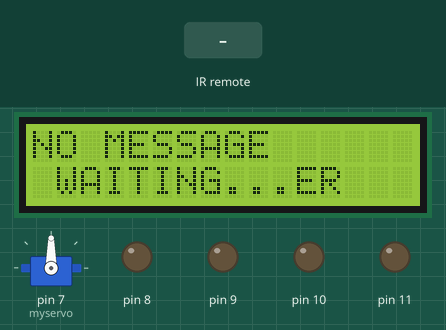
Simulated run of this sketch. Board: Arduino Uno, built with avr-gcc and run on an emulated ATmega328P. Shown: servo, 16×2 character LCD, output pins drawn as LEDs (lit = HIGH). The inputs (shaded band) are chosen by the test bench. What the sketch prints to the serial monitor is not drawn.

Above: at 3.3 s.
3.4 s: infrared code 0x56874159 received
At 3.9 s:
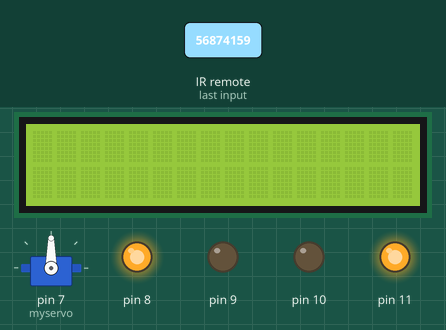
At 9.0 s:
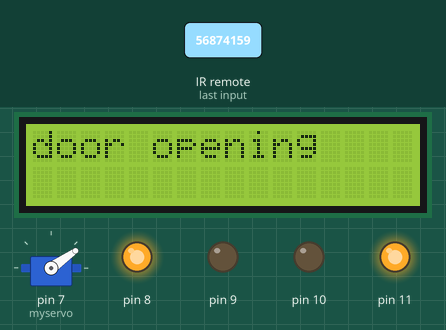
Timing chart, 0 to 20.1 s (numbered marks = the images above; inputs shaded):
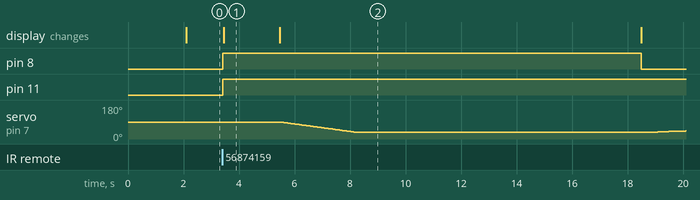

Measured:
- after the input at 3.4 s, pin 8: LOW → HIGH at once, → LOW 15.1 s later; pin 11: LOW → HIGH at once; the display: changes after 0.05 s (image 1)
- what the display in image 1 shows lasts 2.1 s, from 3.4 s to 5.5 s

The sketch:

Rx_32_bit.ino
```cpp
#include <IRremote.h>
#include "LCDIC2.h"
#include <Servo.h>
Servo myservo;
int pos = 0;

void door_open();
void door_close();

int RECV_PIN = 3;
IRrecv irrecv(RECV_PIN);
decode_results results;

LCDIC2 lcd(0x3F, 16, 2);


int door_state = 0;


void setup()
{
  myservo.attach (7);
  Serial.begin(9600);
  irrecv.enableIRIn(); // Start the receiver

  pinMode(8,OUTPUT);
  pinMode(9,OUTPUT);
  pinMode(10,OUTPUT);
  pinMode(11,OUTPUT);

  digitalWrite(8,LOW);
  digitalWrite(9,LOW);
  digitalWrite(10,LOW);
  digitalWrite(11,LOW);

 if (lcd.begin())
 lcd.setCursor(0,0);
 lcd.print("VLC ");
 lcd.setCursor(0,1);
 lcd.print("DATA RECEIVER ");
 delay(2000);

 lcd.setCursor(0,0);
 lcd.print("NO MESSAGE ");
 lcd.setCursor(0,1);
 lcd.print(" WAITING...");
 myservo.write(90);

}

void loop()

{

if (irrecv.decode(&results)) {
    Serial.println(results.value);

    if(results.value ==  1451704665)   //  881415973)
     {
      digitalWrite(8,HIGH);
      digitalWrite(9,LOW);
      digitalWrite(10,LOW);
      digitalWrite(11,HIGH);

      lcd.clear();
      Serial.println(" Car No 1 Accress");
      lcd.setCursor(0,0);
      lcd.print("Car No 1 Accress MEMBER!");
      lcd.setCursor(0,1);
      lcd.print("> > WELCOME! < <");
      lcd.clear();
      delay(2000);

      lcd.setCursor(0,0);
      lcd.print("door opening");
      door_open();
      delay(10000);

      lcd.clear();
      lcd.print("door close");
      door_close();

      lcd.setCursor(0,0);
      lcd.print("NO MESSAGE ");
      lcd.setCursor(0,1);
      lcd.print(" WAITING...");
      }

     else if(results.value ==  881415973)       //1451704665)
     {
      digitalWrite(8,LOW);
      digitalWrite(9,HIGH);
      digitalWrite(10,LOW);
      digitalWrite(11,HIGH);

      lcd.clear();
      Serial.println(" Car No 2 Accress");
      lcd.setCursor(0,0);
      lcd.print("Car No 2 Accress MEMBER!");
      lcd.setCursor(0,1);
      lcd.print("> > WELCOME! < <");
      delay(2000);

      lcd.clear();
      lcd.setCursor(0,0);
      lcd.print("door opening");
      door_open();
      delay(10000);

      lcd.clear();
      lcd.print("door close");
      door_close();

      lcd.setCursor(0,0);
      lcd.print("NO MESSAGE ");
      lcd.setCursor(0,1);
      lcd.print(" WAITING...");
      }

     else if(results.value == 1699117091)  //1699117091 )
     {
      digitalWrite(8,LOW);
      digitalWrite(9,LOW);
      digitalWrite(10,HIGH);
      digitalWrite(11,HIGH);

      lcd.clear ();
      Serial.println(" Car No 3 Accress");
      lcd.setCursor(0,0);
      lcd.print("Car No 3 Accress MEMBER!");
      lcd.setCursor(0,1);
      lcd.print("> > WELCOME! < <");
      delay(2000);

      lcd.clear();
      lcd.setCursor(0,0);
      lcd.print("door opening");
      door_open();
      delay(10000);

      lcd.clear();
      lcd.print("door close");
      door_close();
      lcd.setCursor(0,0);
      lcd.print("NO MESSAGE ");
      lcd.setCursor(0,1);
      lcd.print(" WAITING...");
     }


     else{
     digitalWrite(8,LOW);
     digitalWrite(9,LOW);
     digitalWrite(10,LOW);
     digitalWrite(11,LOW);
     lcd.setCursor(0,0);
     lcd.print("NO.");
     lcd.print(" WAIT!");
     lcd.setCursor(0,1);
     lcd.print("<< NOT MEMBER >>");
     myservo.write(90);
     }

    irrecv.resume(); // Receive the next value
  }

  delay(100);
}

void door_open()
{

     for (pos = 90; pos >=35 ; pos -= 1) { // เปลี่ยนจาก 0 ไปเป็น 180 องศา
     myservo.write(pos); // บอก servo ให้ไปในตำแหน่งตามตัวแปร ‘pos’

Serial.println(" Door openning");
delay(50);
}

delay(100);
  Serial.println(" Door opened");
delay(100);
}


void door_close()
{
          for (pos = 35; pos <= 90; pos += 1) {
          myservo.write(pos);
          Serial.println(" Door closing");
	  digitalWrite(8,LOW);
          digitalWrite(9,LOW);
          digitalWrite(10,LOW);
          digitalWrite(11,HIGH);
          delay(200);
	  digitalWrite(11,LOW);
          }

     delay(100);
Serial.println(" Door closed");
delay(100);
}
```
